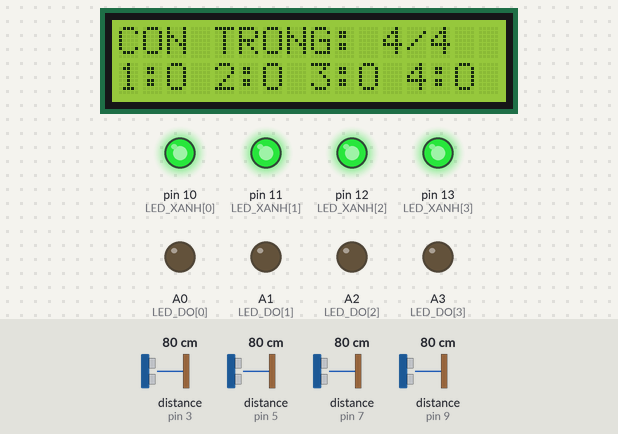
Simulated run of this sketch. Board: Arduino Uno, built with avr-gcc and run on an emulated ATmega328P. On the bench: 16×2 character LCD, output pins drawn as LEDs (lit = HIGH). Wiring (inferred from the names in the program): 4 × ultrasonic range finder: trigger pin 2, echo pin 3 / trigger pin 4, echo pin 5 / trigger pin 6, echo pin 7 / trigger pin 8, echo pin 9. The test bench sets the inputs (shaded band); at power-on: distance to the obstacle (sensors on pin 3, pin 5, pin 7, pin 9) 80 cm. The echo pulse lasts 58.3 µs per cm; pins used as bus, display or sensor lines are not drawn; what the sketch prints to the serial monitor is not drawn.

Above: at 2.9 s.
3.0 s: distance to the obstacle (sensor on pin 3) set to 8 cm
4.5 s: distance to the obstacle (sensor on pin 3) set to 5 cm
At 4.87 s:
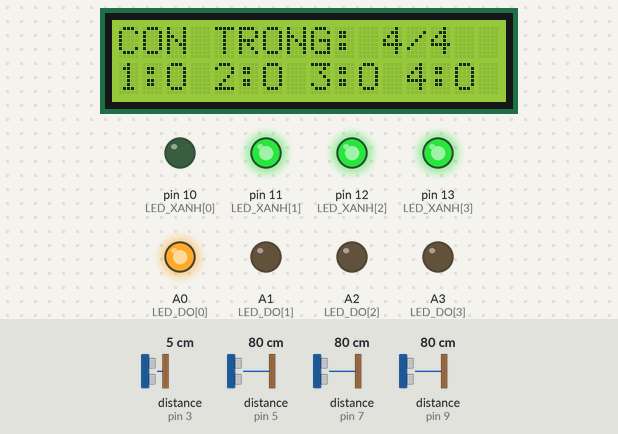
At 5.9 s:
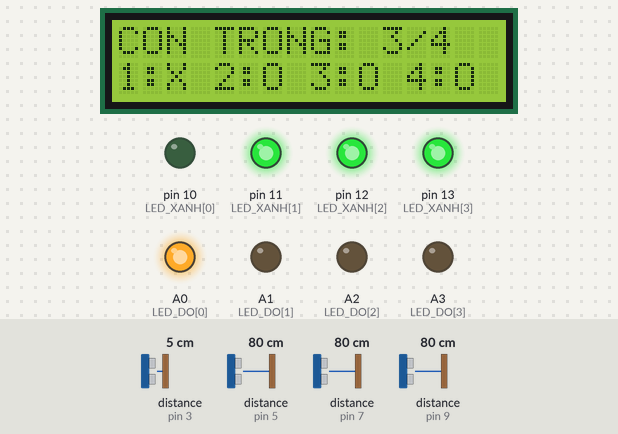
6.4 s: distance to the obstacle (sensor on pin 5) set to 8 cm
7.9 s: distance to the obstacle (sensor on pin 5) set to 5 cm
At 9.2 s:
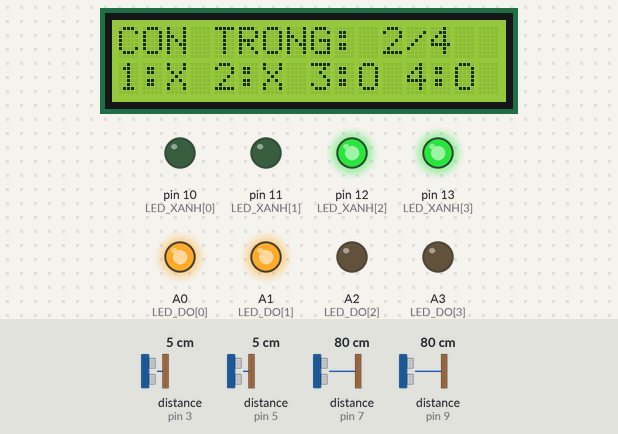
9.8 s: distance to the obstacle (sensor on pin 7) set to 8 cm
11.3 s: distance to the obstacle (sensor on pin 7) set to 5 cm
At 13.2 s:
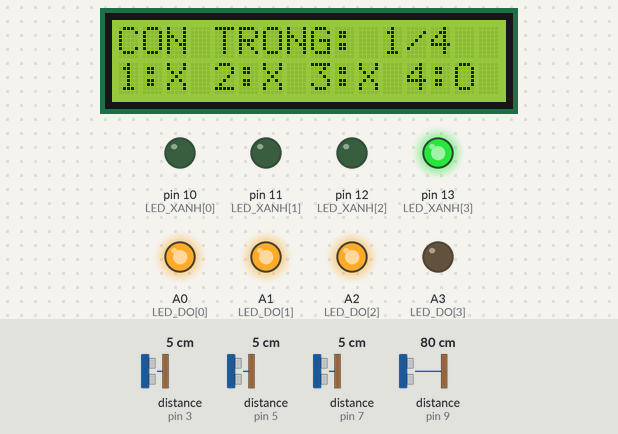
Timing chart, 0 to 14.2 s (numbered marks = the images above; inputs shaded):
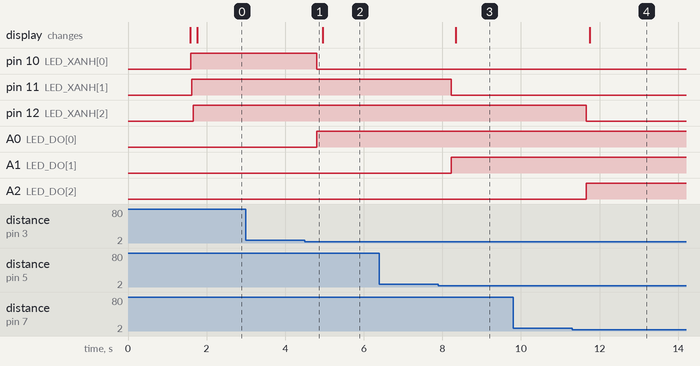

The sketch:

SmartParking.ino
```cpp
/*
 * ============================================================
 *  MÔ HÌNH BÃI ĐỖ XE THU NHỎ
 *  Sử dụng cảm biến siêu âm để phát hiện vị trí trống
 *  và quản lý chỗ đỗ xe thông minh
 * ============================================================
 *  Phần cứng:
 *   - Arduino Uno R3
 *   - 4 x HC-SR04 (mỗi ô đỗ 1 cảm biến)
 *   - 4 x LED xanh + 4 x LED đỏ (+ 8 điện trở 220Ω)
 *       xanh sáng = ô trống, đỏ sáng = ô có xe
 *   - 1 x LCD 16x2 có module I2C
 *
 *  Thư viện: "LiquidCrystal I2C" (Frank de Brabander)
 * ============================================================
 */

#include <Wire.h>
#include <LiquidCrystal_I2C.h>

#define SO_O 4

// Chân cảm biến của từng ô
const uint8_t TRIG[SO_O] = {2, 4, 6, 8};
const uint8_t ECHO[SO_O] = {3, 5, 7, 9};

// Chân LED của từng ô
const uint8_t LED_XANH[SO_O] = {10, 11, 12, 13};
const uint8_t LED_DO[SO_O]   = {A0, A1, A2, A3};
// LCD I2C: SDA = A4, SCL = A5

// Ngưỡng: khoảng cách nhỏ hơn mức này => ô có xe (chỉnh theo mô hình)
const float NGUONG = 6.0;          // cm
const uint8_t SO_LAN_XAC_NHAN = 3; // chống nhiễu

LiquidCrystal_I2C lcd(0x27, 16, 2); // đổi thành 0x3F nếu LCD không hiện chữ

bool coXe[SO_O];
uint8_t dem[SO_O] = {0};

// Đo khoảng cách (cm), không có tín hiệu dội về thì trả về 999
float doKhoangCach(uint8_t trig, uint8_t echo) {
  digitalWrite(trig, LOW);
  delayMicroseconds(2);
  digitalWrite(trig, HIGH);
  delayMicroseconds(10);
  digitalWrite(trig, LOW);
  unsigned long t = pulseIn(echo, HIGH, 25000UL);
  if (t == 0) return 999.0;
  return t * 0.0343 / 2.0;
}

void capNhatLED(uint8_t i) {
  digitalWrite(LED_XANH[i], coXe[i] ? LOW : HIGH);
  digitalWrite(LED_DO[i],   coXe[i] ? HIGH : LOW);
}

void guiTrangThai() {
  // Gửi lên máy tính qua Serial, dạng: TRONG:2/4 O1:1 O2:0 O3:0 O4:1
  uint8_t trong = 0;
  for (uint8_t i = 0; i < SO_O; i++) if (!coXe[i]) trong++;
  Serial.print(F("TRONG:")); Serial.print(trong); Serial.print('/'); Serial.print(SO_O);
  for (uint8_t i = 0; i < SO_O; i++) {
    Serial.print(F(" O")); Serial.print(i + 1); Serial.print(':'); Serial.print(coXe[i] ? 1 : 0);
  }
  Serial.println();
}

void hienThiLCD() {
  uint8_t trong = 0;
  for (uint8_t i = 0; i < SO_O; i++) if (!coXe[i]) trong++;

  lcd.setCursor(0, 0);
  if (trong == 0) {
    lcd.print(F("  BAI DA DAY!   "));
  } else {
    lcd.print(F("CON TRONG: "));
    lcd.print(trong); lcd.print('/'); lcd.print(SO_O);
    lcd.print(F("   "));
  }

  // Dòng 2: X = có xe, O = trống
  lcd.setCursor(0, 1);
  for (uint8_t i = 0; i < SO_O; i++) {
    lcd.print(i + 1); lcd.print(':'); lcd.print(coXe[i] ? 'X' : 'O');
    if (i < SO_O - 1) lcd.print(' ');
  }
  lcd.print(F("  "));
}

void setup() {
  Serial.begin(9600);
  for (uint8_t i = 0; i < SO_O; i++) {
    pinMode(TRIG[i], OUTPUT);
    pinMode(ECHO[i], INPUT);
    pinMode(LED_XANH[i], OUTPUT);
    pinMode(LED_DO[i], OUTPUT);
  }

  lcd.init();
  lcd.backlight();
  lcd.print(F("BAI DO XE THONG"));
  lcd.setCursor(0, 1);
  lcd.print(F("MINH"));
  delay(1500);
  lcd.clear();

  // Đọc trạng thái ban đầu
  for (uint8_t i = 0; i < SO_O; i++) {
    coXe[i] = doKhoangCach(TRIG[i], ECHO[i]) < NGUONG;
    capNhatLED(i);
    delay(30);
  }
  hienThiLCD();
  guiTrangThai();
}

void loop() {
  bool thayDoi = false;

  for (uint8_t i = 0; i < SO_O; i++) {
    float d = doKhoangCach(TRIG[i], ECHO[i]);
    bool doc = d < NGUONG;

    if (doc != coXe[i]) {
      if (++dem[i] >= SO_LAN_XAC_NHAN) {   // đọc giống nhau 3 lần mới đổi
        coXe[i] = doc;
        dem[i] = 0;
        capNhatLED(i);
        thayDoi = true;
      }
    } else {
      dem[i] = 0;
    }
    delay(30); // tránh nhiễu sóng giữa các cảm biến
  }

  if (thayDoi) {
    hienThiLCD();
    guiTrangThai();
  }
}
```

Measured:
- the behaviour switches between 7 and 6 cm on distance to the obstacle (sensor on pin 3) (found by bisection; images 0 and 1)
- the behaviour switches between 7 and 6 cm on distance to the obstacle (sensor on pin 5) (found by bisection; images 2 and 3)
- the behaviour switches between 7 and 6 cm on distance to the obstacle (sensor on pin 7) (found by bisection; images 3 and 4)
- after the input at 3.0 s, every drawn part: stays the same
- after the input at 4.5 s, pin 10 (LED_XANH[0]): HIGH → LOW after 0.30 s; A0 (LED_DO[0]): LOW → HIGH after 0.30 s
- after the input at 6.4 s, every drawn part: stays the same
- after the input at 7.9 s, pin 11 (LED_XANH[1]): HIGH → LOW after 0.32 s; A1 (LED_DO[1]): LOW → HIGH after 0.32 s; the display: changes after 0.44 s (image 3)
- after the input at 9.8 s, every drawn part: stays the same
- after the input at 11.3 s, pin 12 (LED_XANH[2]): HIGH → LOW after 0.36 s; A2 (LED_DO[2]): LOW → HIGH after 0.36 s; the display: changes after 0.45 s (image 4)
